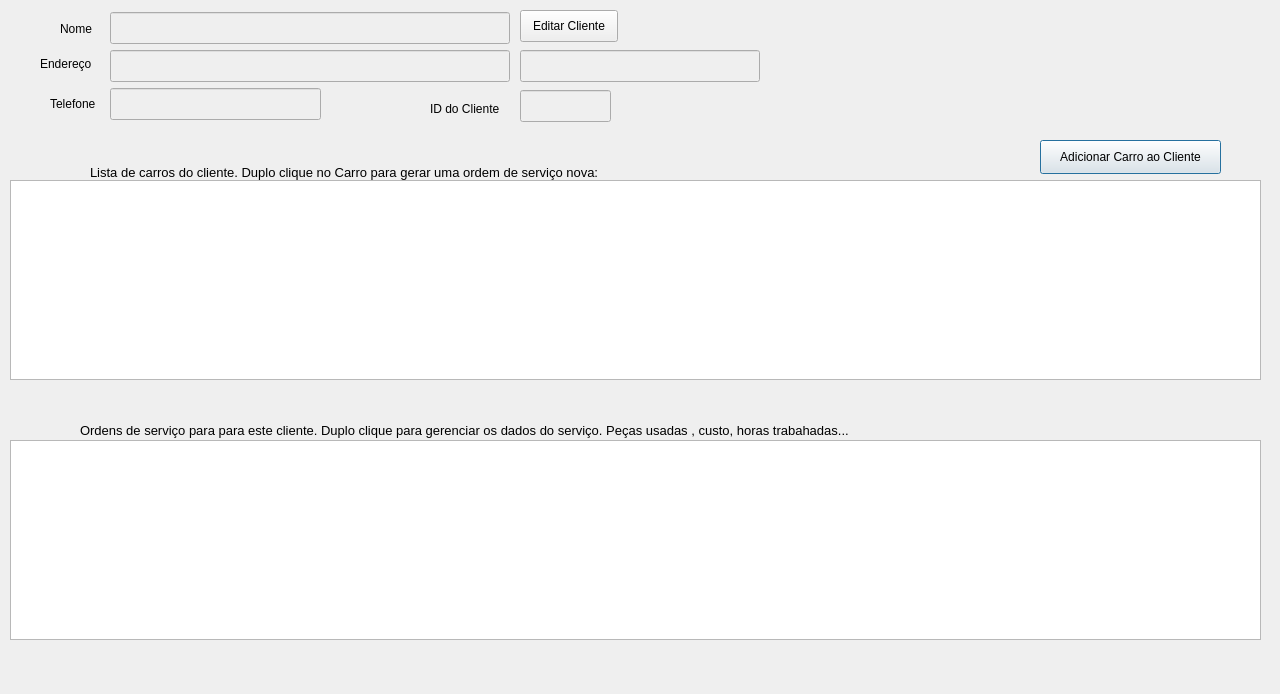
<?xml version="1.0" encoding="UTF-8"?>
<ui version="4.0">
 <class>Client_Info</class>
 <widget class="QDialog" name="Client_Info">
  <property name="geometry">
   <rect>
    <x>0</x>
    <y>0</y>
    <width>1280</width>
    <height>694</height>
   </rect>
  </property>
  <property name="sizePolicy">
   <sizepolicy hsizetype="Minimum" vsizetype="Minimum">
    <horstretch>0</horstretch>
    <verstretch>0</verstretch>
   </sizepolicy>
  </property>
  <property name="minimumSize">
   <size>
    <width>1280</width>
    <height>694</height>
   </size>
  </property>
  <property name="maximumSize">
   <size>
    <width>1280</width>
    <height>694</height>
   </size>
  </property>
  <property name="windowTitle">
   <string>Resumo do cliente</string>
  </property>
  <widget class="QLabel" name="lbl_ClientInfo">
   <property name="geometry">
    <rect>
     <x>1079</x>
     <y>0</y>
     <width>151</width>
     <height>131</height>
    </rect>
   </property>
   <property name="text">
    <string/>
   </property>
  </widget>
  <widget class="QTableView" name="tbl_clientCars">
   <property name="geometry">
    <rect>
     <x>10</x>
     <y>180</y>
     <width>1251</width>
     <height>200</height>
    </rect>
   </property>
   <property name="minimumSize">
    <size>
     <width>0</width>
     <height>200</height>
    </size>
   </property>
   <property name="maximumSize">
    <size>
     <width>3453453</width>
     <height>45345</height>
    </size>
   </property>
   <property name="toolTip">
    <string>Duplo clique aqui para criar uma ordem de serviço nesse carro.</string>
   </property>
   <property name="editTriggers">
    <set>QAbstractItemView::NoEditTriggers</set>
   </property>
  </widget>
  <widget class="QPushButton" name="btn_addClientCarro">
   <property name="geometry">
    <rect>
     <x>1040</x>
     <y>140</y>
     <width>181</width>
     <height>34</height>
    </rect>
   </property>
   <property name="sizePolicy">
    <sizepolicy hsizetype="Fixed" vsizetype="Fixed">
     <horstretch>0</horstretch>
     <verstretch>0</verstretch>
    </sizepolicy>
   </property>
   <property name="text">
    <string>Adicionar Carro ao Cliente</string>
   </property>
  </widget>
  <widget class="QLabel" name="lbl_NewCarIcon">
   <property name="geometry">
    <rect>
     <x>20</x>
     <y>130</y>
     <width>48</width>
     <height>48</height>
    </rect>
   </property>
   <property name="minimumSize">
    <size>
     <width>48</width>
     <height>48</height>
    </size>
   </property>
   <property name="maximumSize">
    <size>
     <width>48</width>
     <height>48</height>
    </size>
   </property>
   <property name="text">
    <string/>
   </property>
  </widget>
  <widget class="QLabel" name="lbl_ClientCars">
   <property name="geometry">
    <rect>
     <x>90</x>
     <y>160</y>
     <width>581</width>
     <height>20</height>
    </rect>
   </property>
   <property name="font">
    <font>
     <pointsize>10</pointsize>
    </font>
   </property>
   <property name="text">
    <string>Lista de carros do cliente. Duplo clique no Carro para gerar uma ordem de serviço nova:</string>
   </property>
   <property name="alignment">
    <set>Qt::AlignBottom|Qt::AlignLeading|Qt::AlignLeft</set>
   </property>
  </widget>
  <widget class="QLineEdit" name="line_Phone">
   <property name="enabled">
    <bool>false</bool>
   </property>
   <property name="geometry">
    <rect>
     <x>110</x>
     <y>88</y>
     <width>211</width>
     <height>32</height>
    </rect>
   </property>
   <property name="maximumSize">
    <size>
     <width>340</width>
     <height>16777215</height>
    </size>
   </property>
   <property name="maxLength">
    <number>34</number>
   </property>
  </widget>
  <widget class="QLineEdit" name="line_ClientCity">
   <property name="enabled">
    <bool>false</bool>
   </property>
   <property name="geometry">
    <rect>
     <x>520</x>
     <y>50</y>
     <width>240</width>
     <height>32</height>
    </rect>
   </property>
   <property name="maximumSize">
    <size>
     <width>240</width>
     <height>16777215</height>
    </size>
   </property>
  </widget>
  <widget class="QLineEdit" name="line_Address">
   <property name="enabled">
    <bool>false</bool>
   </property>
   <property name="geometry">
    <rect>
     <x>110</x>
     <y>50</y>
     <width>400</width>
     <height>32</height>
    </rect>
   </property>
   <property name="maximumSize">
    <size>
     <width>400</width>
     <height>32</height>
    </size>
   </property>
   <property name="maxLength">
    <number>50</number>
   </property>
  </widget>
  <widget class="QLineEdit" name="line_Name">
   <property name="enabled">
    <bool>false</bool>
   </property>
   <property name="geometry">
    <rect>
     <x>110</x>
     <y>12</y>
     <width>400</width>
     <height>32</height>
    </rect>
   </property>
   <property name="minimumSize">
    <size>
     <width>400</width>
     <height>0</height>
    </size>
   </property>
   <property name="maximumSize">
    <size>
     <width>400</width>
     <height>32</height>
    </size>
   </property>
   <property name="maxLength">
    <number>40</number>
   </property>
  </widget>
  <widget class="QPushButton" name="btn_atualizarCliente">
   <property name="geometry">
    <rect>
     <x>520</x>
     <y>10</y>
     <width>98</width>
     <height>32</height>
    </rect>
   </property>
   <property name="sizePolicy">
    <sizepolicy hsizetype="Fixed" vsizetype="Ignored">
     <horstretch>0</horstretch>
     <verstretch>0</verstretch>
    </sizepolicy>
   </property>
   <property name="minimumSize">
    <size>
     <width>0</width>
     <height>0</height>
    </size>
   </property>
   <property name="layoutDirection">
    <enum>Qt::LeftToRight</enum>
   </property>
   <property name="text">
    <string>Editar Cliente</string>
   </property>
  </widget>
  <widget class="QLabel" name="lbl_ClientServicesHistoric">
   <property name="geometry">
    <rect>
     <x>80</x>
     <y>420</y>
     <width>871</width>
     <height>18</height>
    </rect>
   </property>
   <property name="sizeIncrement">
    <size>
     <width>1</width>
     <height>0</height>
    </size>
   </property>
   <property name="font">
    <font>
     <pointsize>10</pointsize>
    </font>
   </property>
   <property name="text">
    <string>Ordens de serviço para para este cliente. Duplo clique para gerenciar os dados do serviço. Peças usadas , custo, horas trabahadas...</string>
   </property>
   <property name="alignment">
    <set>Qt::AlignBottom|Qt::AlignLeading|Qt::AlignLeft</set>
   </property>
  </widget>
  <widget class="QTableView" name="tbl_ClientServices">
   <property name="geometry">
    <rect>
     <x>10</x>
     <y>440</y>
     <width>1251</width>
     <height>200</height>
    </rect>
   </property>
   <property name="sizePolicy">
    <sizepolicy hsizetype="Ignored" vsizetype="Expanding">
     <horstretch>0</horstretch>
     <verstretch>0</verstretch>
    </sizepolicy>
   </property>
   <property name="minimumSize">
    <size>
     <width>0</width>
     <height>200</height>
    </size>
   </property>
   <property name="toolTip">
    <string>Duplo clique para adicionar detalhes no serviço, por exemplo as peças que foram usadas.</string>
   </property>
   <property name="editTriggers">
    <set>QAbstractItemView::NoEditTriggers</set>
   </property>
  </widget>
  <widget class="QLabel" name="lbl_ServiceIcon">
   <property name="geometry">
    <rect>
     <x>20</x>
     <y>390</y>
     <width>48</width>
     <height>48</height>
    </rect>
   </property>
   <property name="minimumSize">
    <size>
     <width>48</width>
     <height>48</height>
    </size>
   </property>
   <property name="maximumSize">
    <size>
     <width>48</width>
     <height>16777215</height>
    </size>
   </property>
   <property name="text">
    <string/>
   </property>
  </widget>
  <widget class="QLineEdit" name="line_ClientID">
   <property name="enabled">
    <bool>false</bool>
   </property>
   <property name="geometry">
    <rect>
     <x>520</x>
     <y>90</y>
     <width>91</width>
     <height>32</height>
    </rect>
   </property>
   <property name="maximumSize">
    <size>
     <width>340</width>
     <height>16777215</height>
    </size>
   </property>
   <property name="maxLength">
    <number>34</number>
   </property>
  </widget>
  <widget class="QLabel" name="lbl_clientAddress_2">
   <property name="geometry">
    <rect>
     <x>50</x>
     <y>80</y>
     <width>60</width>
     <height>48</height>
    </rect>
   </property>
   <property name="sizePolicy">
    <sizepolicy hsizetype="Minimum" vsizetype="Minimum">
     <horstretch>0</horstretch>
     <verstretch>0</verstretch>
    </sizepolicy>
   </property>
   <property name="maximumSize">
    <size>
     <width>60</width>
     <height>48</height>
    </size>
   </property>
   <property name="text">
    <string>Telefone</string>
   </property>
  </widget>
  <widget class="QLabel" name="label">
   <property name="geometry">
    <rect>
     <x>430</x>
     <y>100</y>
     <width>81</width>
     <height>18</height>
    </rect>
   </property>
   <property name="text">
    <string>ID do Cliente</string>
   </property>
  </widget>
  <widget class="QLabel" name="lbl_clientAddress">
   <property name="geometry">
    <rect>
     <x>40</x>
     <y>40</y>
     <width>60</width>
     <height>48</height>
    </rect>
   </property>
   <property name="sizePolicy">
    <sizepolicy hsizetype="Minimum" vsizetype="Minimum">
     <horstretch>0</horstretch>
     <verstretch>0</verstretch>
    </sizepolicy>
   </property>
   <property name="maximumSize">
    <size>
     <width>60</width>
     <height>48</height>
    </size>
   </property>
   <property name="text">
    <string>Endereço   </string>
   </property>
  </widget>
  <widget class="QLabel" name="lbl_clientName">
   <property name="geometry">
    <rect>
     <x>60</x>
     <y>20</y>
     <width>60</width>
     <height>18</height>
    </rect>
   </property>
   <property name="sizePolicy">
    <sizepolicy hsizetype="Minimum" vsizetype="Minimum">
     <horstretch>0</horstretch>
     <verstretch>0</verstretch>
    </sizepolicy>
   </property>
   <property name="minimumSize">
    <size>
     <width>32</width>
     <height>0</height>
    </size>
   </property>
   <property name="maximumSize">
    <size>
     <width>60</width>
     <height>48</height>
    </size>
   </property>
   <property name="text">
    <string>Nome</string>
   </property>
  </widget>
  <zorder>lbl_clientAddress</zorder>
  <zorder>lbl_clientName</zorder>
  <zorder>btn_addClientCarro</zorder>
  <zorder>lbl_NewCarIcon</zorder>
  <zorder>lbl_ClientCars</zorder>
  <zorder>line_Phone</zorder>
  <zorder>line_ClientCity</zorder>
  <zorder>line_Address</zorder>
  <zorder>line_Name</zorder>
  <zorder>btn_atualizarCliente</zorder>
  <zorder>tbl_clientCars</zorder>
  <zorder>lbl_ClientInfo</zorder>
  <zorder>lbl_ClientServicesHistoric</zorder>
  <zorder>tbl_ClientServices</zorder>
  <zorder>lbl_ServiceIcon</zorder>
  <zorder>line_ClientID</zorder>
  <zorder>lbl_clientAddress_2</zorder>
  <zorder>label</zorder>
 </widget>
 <tabstops>
  <tabstop>btn_atualizarCliente</tabstop>
  <tabstop>btn_addClientCarro</tabstop>
  <tabstop>tbl_clientCars</tabstop>
  <tabstop>tbl_ClientServices</tabstop>
  <tabstop>line_Name</tabstop>
  <tabstop>line_ClientCity</tabstop>
  <tabstop>line_ClientID</tabstop>
  <tabstop>line_Phone</tabstop>
  <tabstop>line_Address</tabstop>
 </tabstops>
 <resources/>
 <connections/>
</ui>
